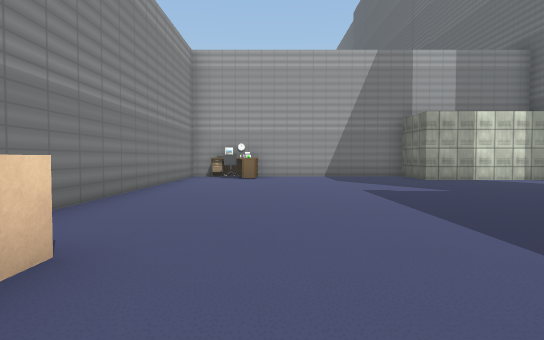
view 1 (above)

24 first-person views from a walk through a 3-D level made in the Unity game engine. The camera is 1.2 m above the floor, tilts 2° down and sees 75° across. Doors are open. The floor is counted in squares, 2 m on a side. Each view is taken from the middle of a square. On the plan, view 1 faces up. The plan holds only what a view shows up to about 10 squares ahead; the rest is blank. The place goes on beyond the plan. The player character is not drawn. Some surface patterns are stand-ins.

view 2
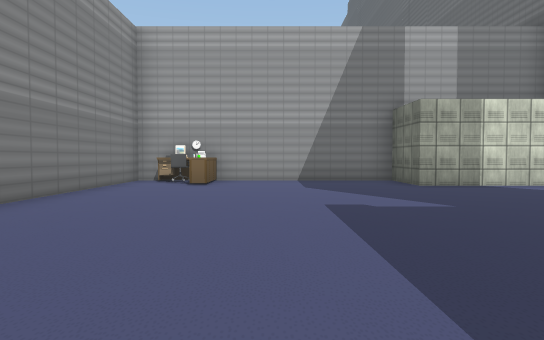

view 3
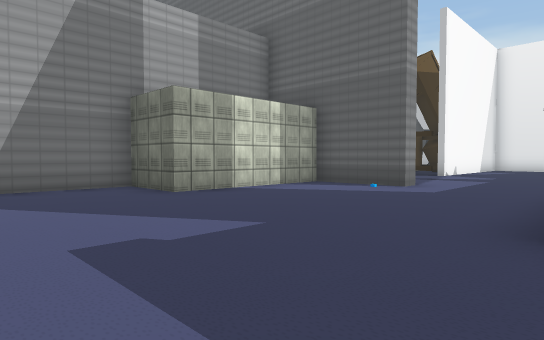

view 4
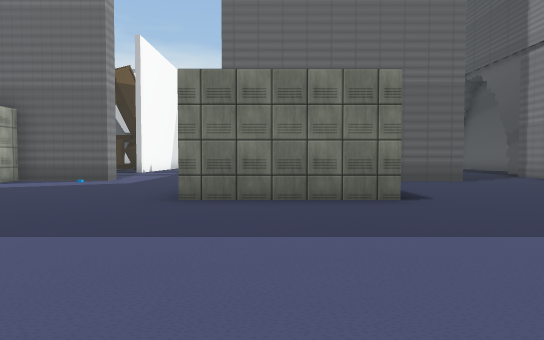

view 5
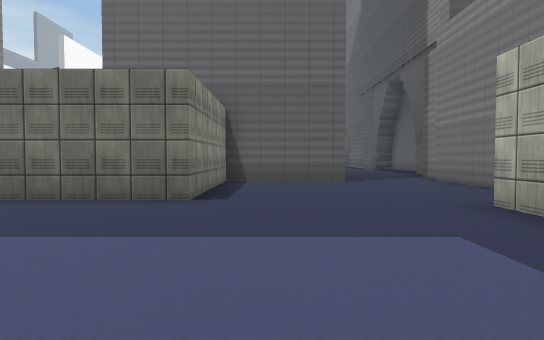

view 6
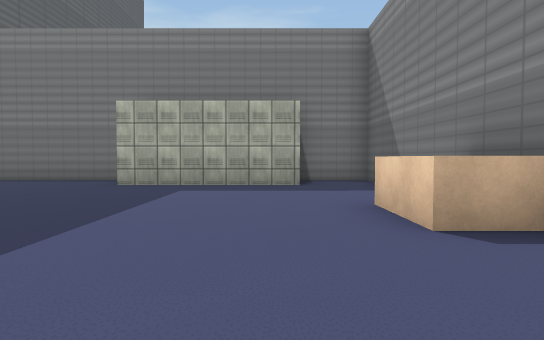

view 7
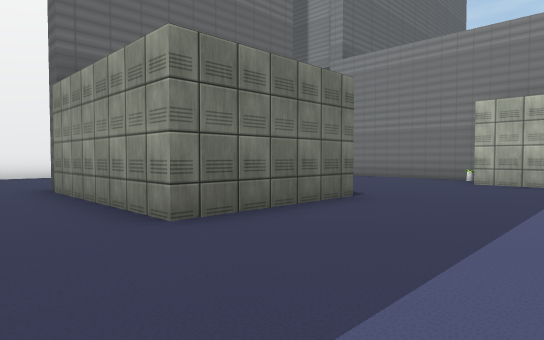

view 8
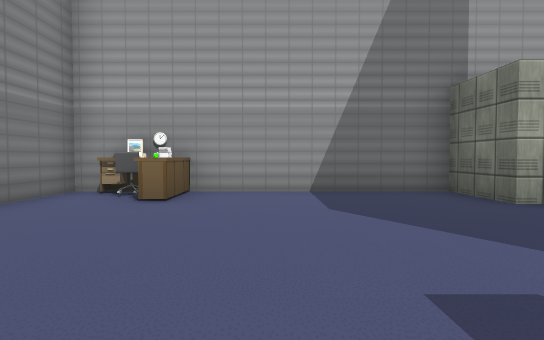

view 9
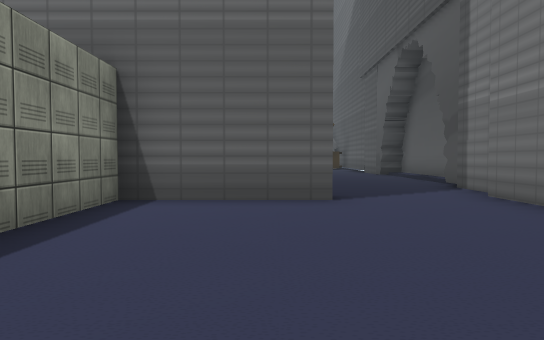

view 10
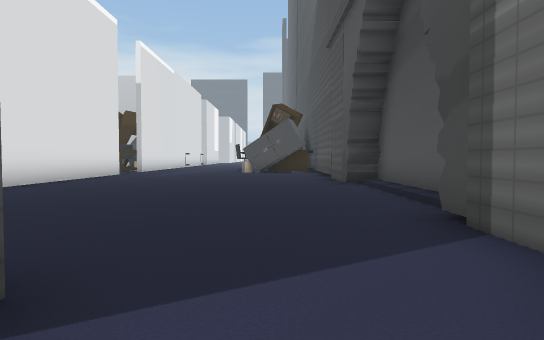

view 11
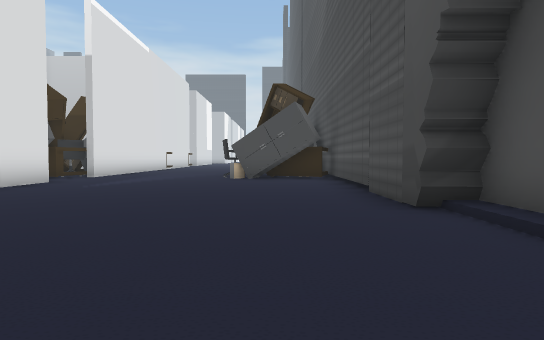

view 12
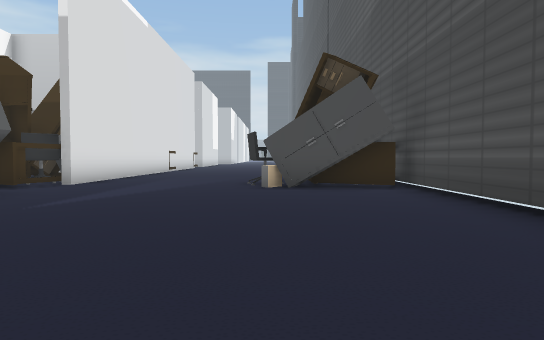

view 13
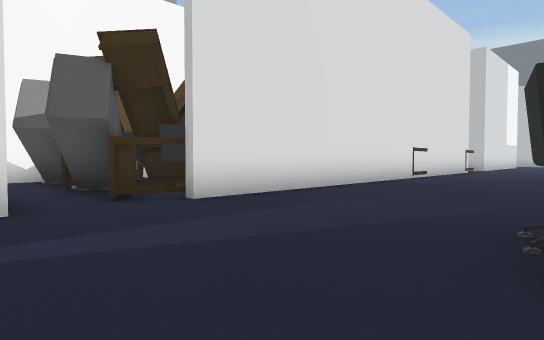

view 14
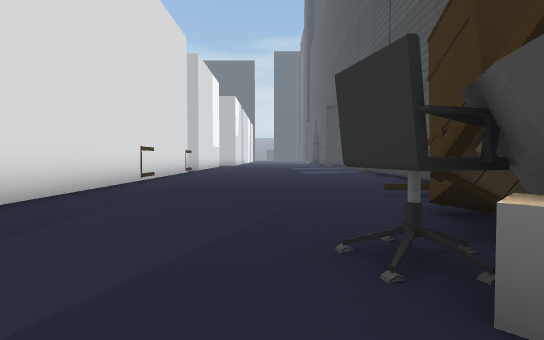

view 15
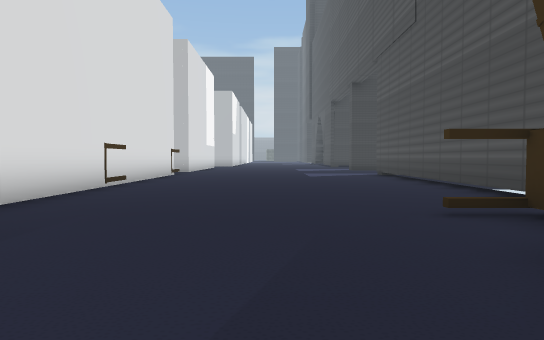

view 16
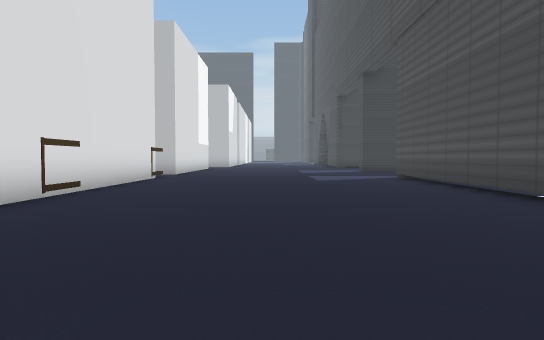

view 17
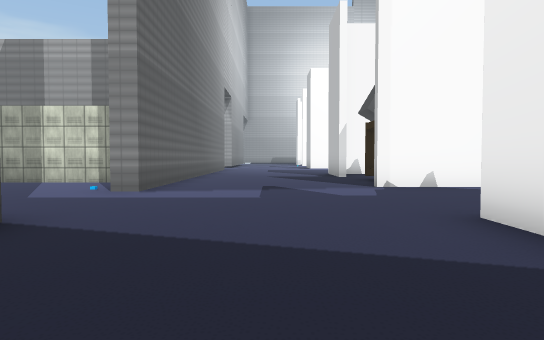

view 18
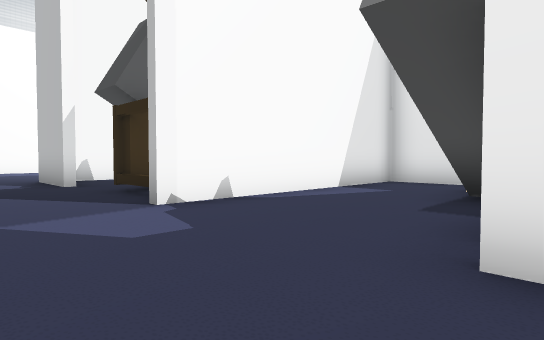

view 19
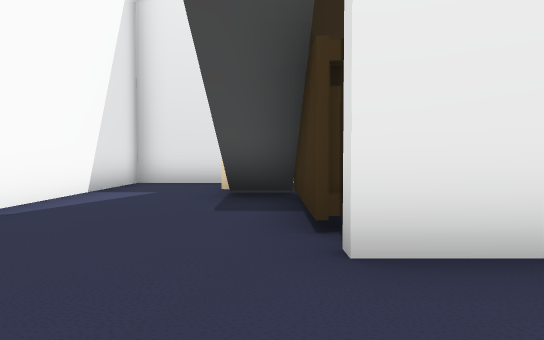

view 20
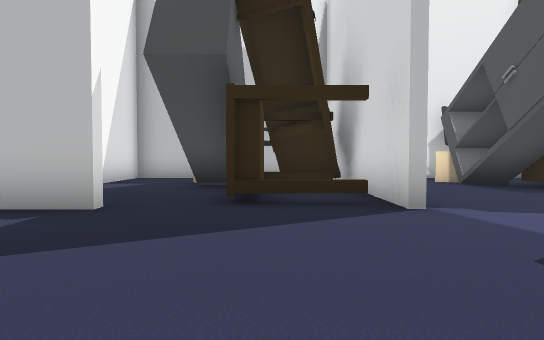

view 21
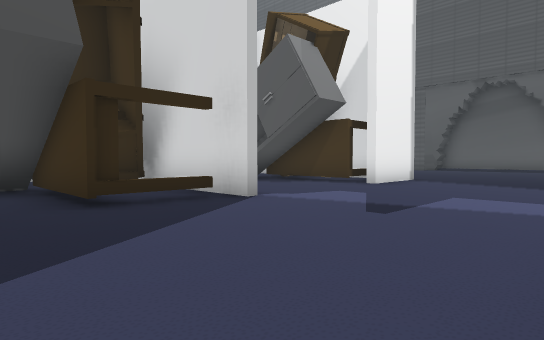

view 22
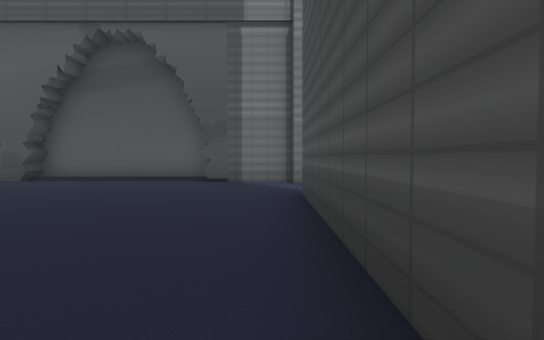

view 23
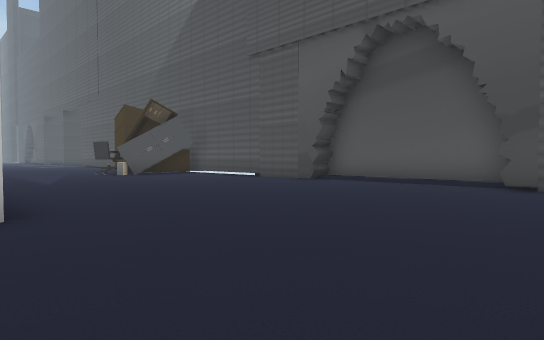

view 24
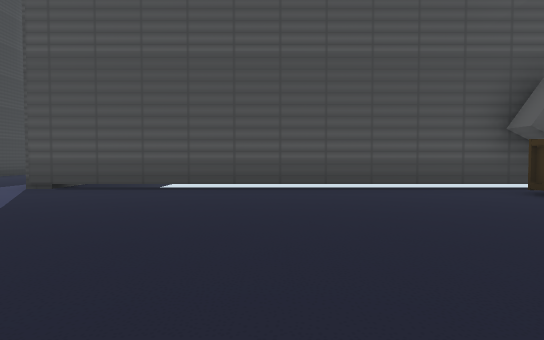

### Floor plan
Points are (right, up) in squares from view 1. A wall is a line through its corners. A room is listed if a view was taken in it or the views show most of it. See-through windows are left out.
Room 1 (views 1, 2, 3, 4, 5, 6, 7, 8, 9, 10)
walls: (-2.2, 2.1) (-1.3, 2.1) (-1.3, 0.4); (-2.5, 1.8) (-2.5, -4.4) (-0.8, -4.4); (-0.6, -2.8) (3.5, -2.8); (8.8, 7.2) (8, 7.2) (8, 9.6); (8.2, 9.6) (4, 9.6) (4, 11.3) (-2.5, 11.3) (-2.5, 3.2); (8, -1.9) (8, 1.2) (4, 1.2) (4, 4.3) (8.5, 4.3); (3.8, -4.4) (8.5, -4.4)
ways out: opening at (8, -3) to room 2; opening at (8, 6) to room 2
objects: other object (-1, 10); other object (-1, 11); other object (4, -4)
Room 2 (views 11, 12, 13, 14, 15, 16, 17, 18, 19, 20, 21, 22, 23, 24)
walls: (19.8, 2.4) (14.4, 2.4); (21.2, 8.2) (20.4, 8.2); (25.1, -4.7) (34.5, -4.7); (13.1, 2.4) (13.1, 4.6); (16, 8.5) (16, 10); (15.5, 8.2) (13.1, 8.2); (30.5, 2.4) (25.4, 2.4); (15, -5.5) (15, -4.7) (21.9, -4.7); (13.1, 8.4) (17.9, 8.4); (33.4, 2.4) (32.4, 2.4); (8.5, 4.3) (8.5, -1.8); (13.1, 12) (13.1, 12.5); (10.6, -5.4) (15.3, -5.4); (8.4, -4.7) (10.8, -4.7); (8.5, 11) (8.5, 7.2)
low walls: (14.5, -5) (15.2, -5)
ways out: opening at (8, -3) to room 1; opening at (8, 6) to room 1; opening at (16.5, 7); open door at (16.5, 6)
objects: other object (14, 3) to (15, 4); other object (14, 9) to (15, 11); other object (21, -4) to (23, -2); other object (21, 3) to (23, 5); other object (21, 6) to (21, 7); other object (22, 3) to (25, 4); other object (23, 7); other object (24, -4) to (26, -3); other object (24, 6) to (24, 7); other object (29, 3)

Positions as (right, up) in squares from view 1, and headings:
1: (0, 0), facing up
2: (1, 2), facing up
3: (1, 4), facing up-right
4: (-1, 3), facing right
5: (-1, 0), facing right
6: (0, 5), facing down
7: (1, 6), facing down-right
8: (1, 5), facing up
9: (3, -1), facing right
10: (7, -3), facing right
11: (11, -3), facing right
12: (14, -2), facing right
13: (19, -2), facing up-right
14: (20, -1), facing right
15: (22, -1), facing right
16: (24, -1), facing right
17: (11, 1), facing up
18: (11, 4), facing up-right
19: (11, 5), facing right
20: (9, 10), facing right
21: (9, 12), facing down-right
22: (9, 4), facing down
23: (9, 3), facing down-right
24: (30, 2), facing down
